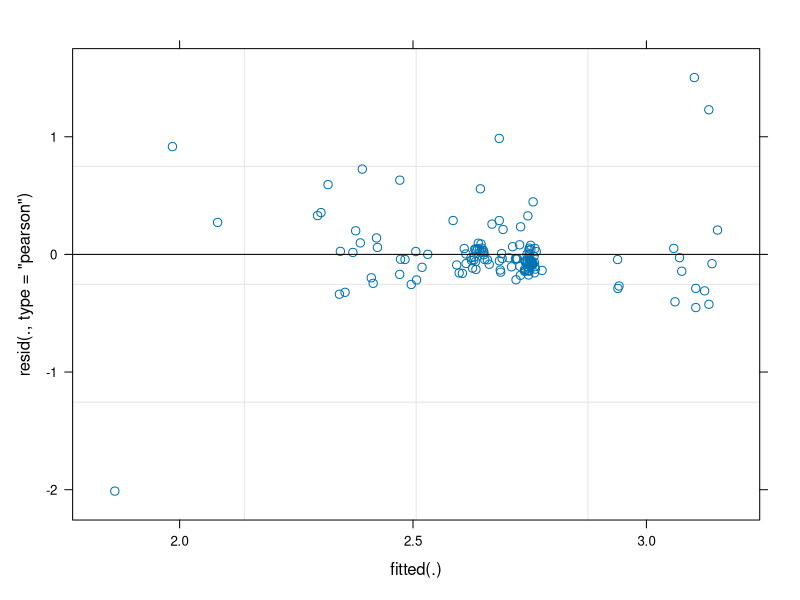
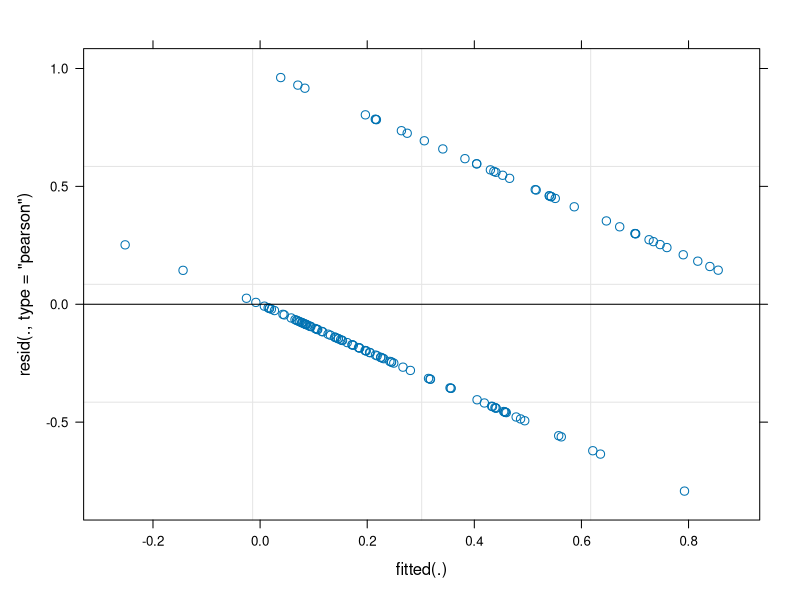

R code for these plots, in order: (Note: this script raises an error after producing the figures.)
## ---- chunk 1
knitr::opts_chunk$set(echo = TRUE)
## ---- chunk 2
library(readr)
library(lme4)
library(dplyr)
library(car)

# Reading in data
ecoDataReg <- read_csv("ecoDataReg.csv")

# Reference: https://stats.stackexchange.com/questions/13166/rs-lmer-cheat-sheet
## ---- chunk 3
# Normal - Normal Hierarchy
normalNormal <- lmer(transFootprint ~ (1|continent) + 
                       population + 
                       totalProduction +
                       GDPperCapita + 
                       totalProduction + 
                       totalGHG + HDI2015, 
                     data = ecoDataReg)
summary(normalNormal)
plot(normalNormal)
## ---- chunk 4
# Binomial - Normal Hierarchy
binomialNormal <- glmer(binomFootprint ~ (1|continent) + 
                       population + 
                       totalProduction +
                       GDPperCapita + 
                       totalProduction + 
                       totalGHG + HDI2015, 
                     data = ecoDataReg)
summary(binomialNormal)
plot(binomialNormal)
## ---- chunk 5
test <- mutate_at(.vars = c("population", "GDPperCapita", 
                            "totalProduction", "totalGHG", "HDI2015"), 
                  .funs = funs( as.numeric(scale(.) )))
## ---- chunk 6
# Model 1- Varying intercept
lmer1 <- lmer(log(netFootprint+15) ~ (1 + population|continent) + 
                (1 + totalProduction|continent) + 
                (1 + GDPperCapita|continent) + 
                (1 + HDI2015|continent) + population + 
                totalProduction + GDPperCapita + 
                HDI2015, data = ecoDataReg)

summary(lmer1)
plot(lmer1)
Anova(lmer1)

# Model 2
lmer2 <- lmer(log(netFootprint+15) ~ (1|continent) + 
                totalProduction + 
                (0 + totalProduction|continent) + 
                population + 
                (0 + population|continent) + 
                GDPperCapita + 
                (0 + GDPperCapita|continent) + 
                HDI2015 + 
                (0 + HDI2015|continent), data = ecoDataReg)
summary(lmer2)
plot(lmer2)
Anova(lmer2)

anova(lmer1, lmer2)
## ---- chunk 7
glmer1 <- glmer(binomFootprint ~ (1 + population|continent) + 
                  (1 + totalProduction|continent) + 
                  (1 + GDPperCapita|continent) + 
                  (1 + HDI2015|continent) + 
                  population + totalProduction + 
                  GDPperCapita + 
                  HDI2015, 
                data = ecoDataReg, family = binomial(link = "logit"))  
summary(glmer1)
plot(glmer1)

glmer2 <- glmer(log(netFootprint+15) ~ (1 + population|continent) + 
                  (1 + totalProduction|continent) + 
                  (1 + GDPperCapita|continent) + 
                  (1 + HDI2015|continent) + 
                  population + 
                  totalProduction + 
                  GDPperCapita + 
                  HDI2015, 
                data = ecoDataReg, 
                family = gaussian(link = "identity"))  
summary(glmer2)
plot(glmer2)

